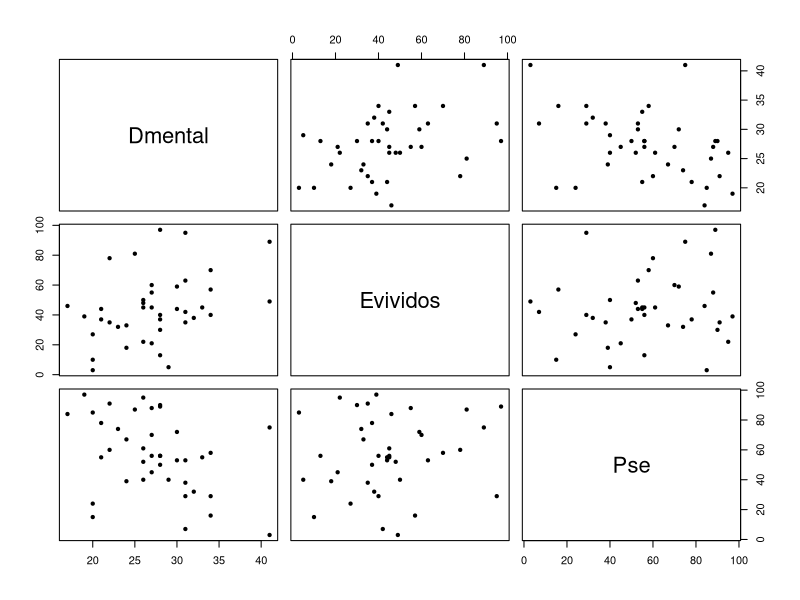
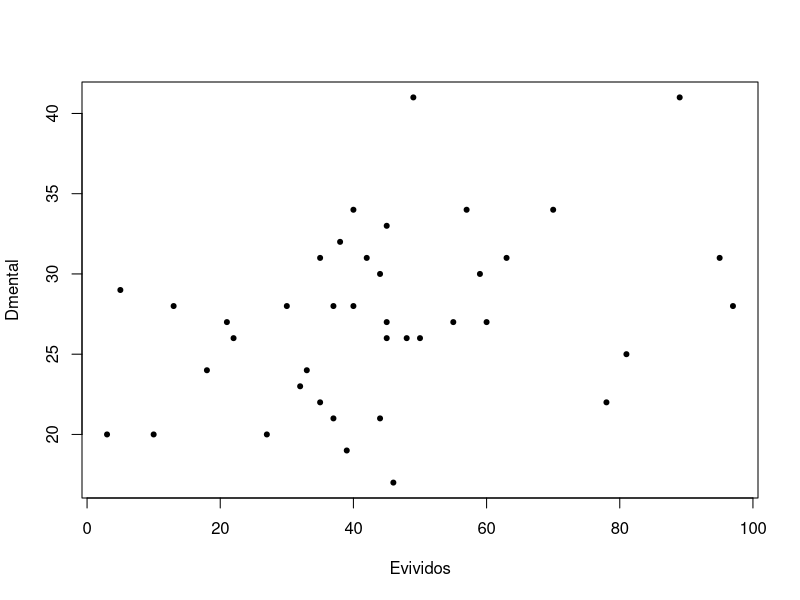
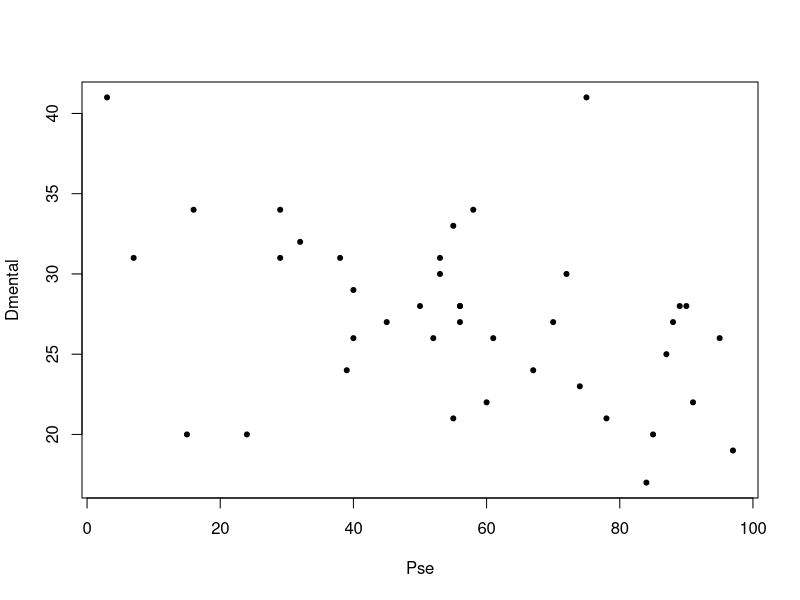
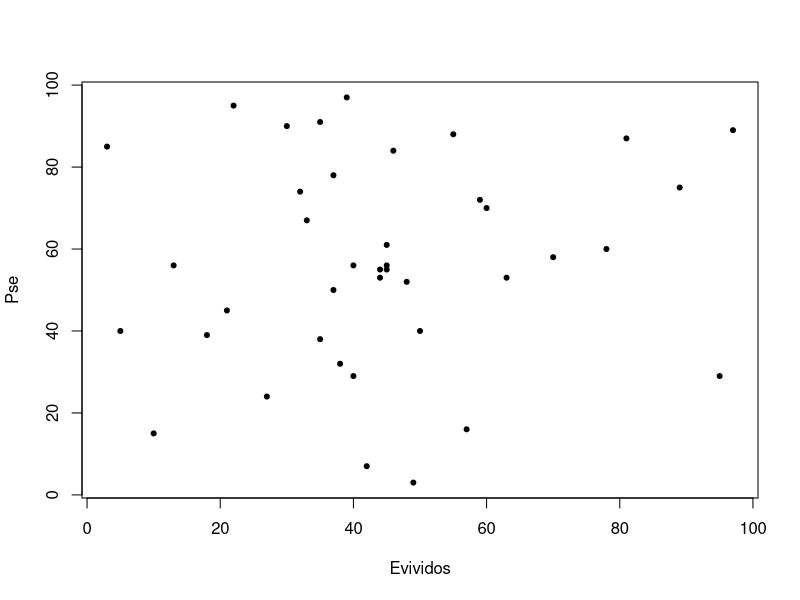
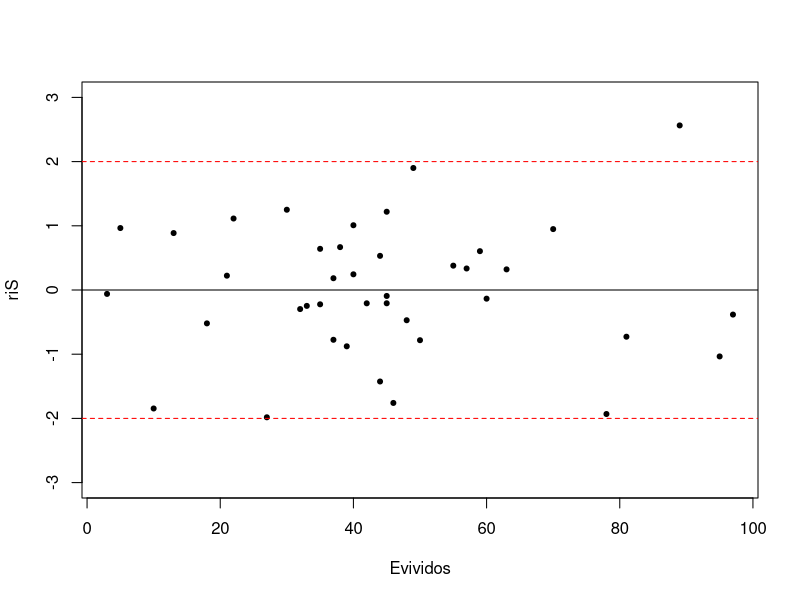
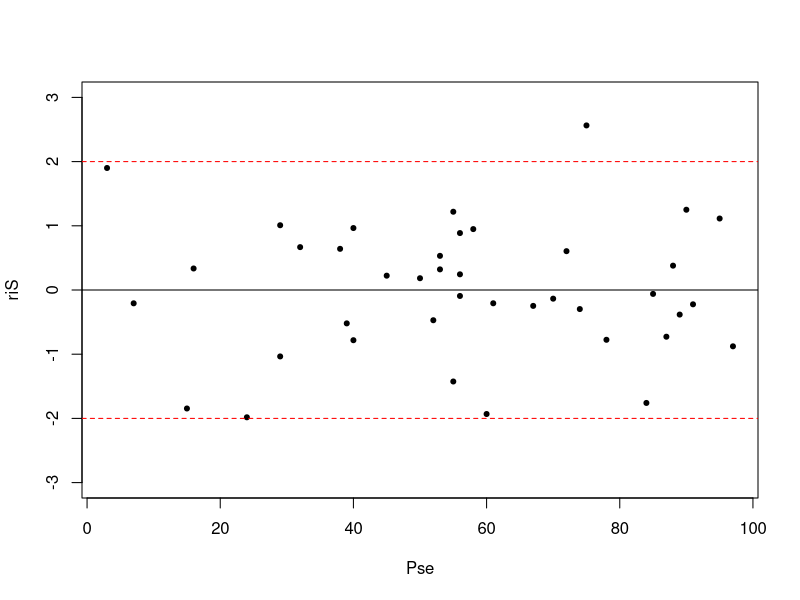
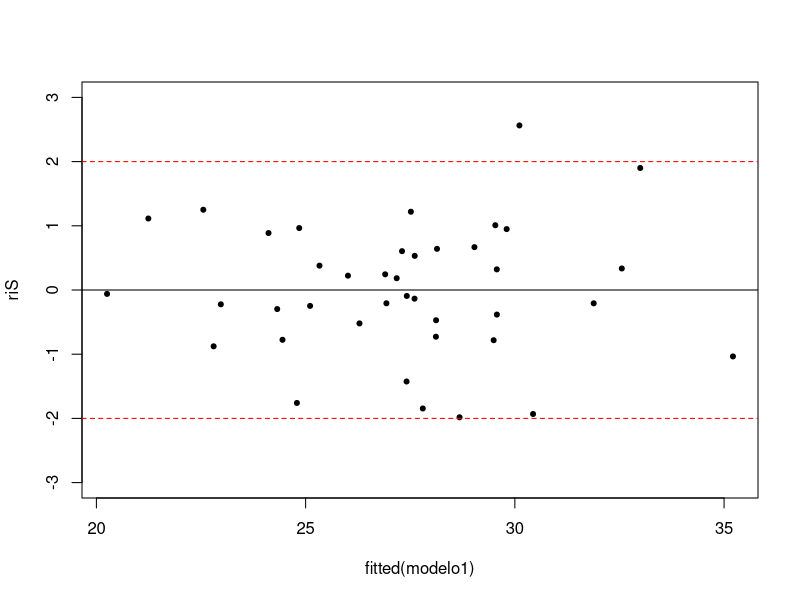
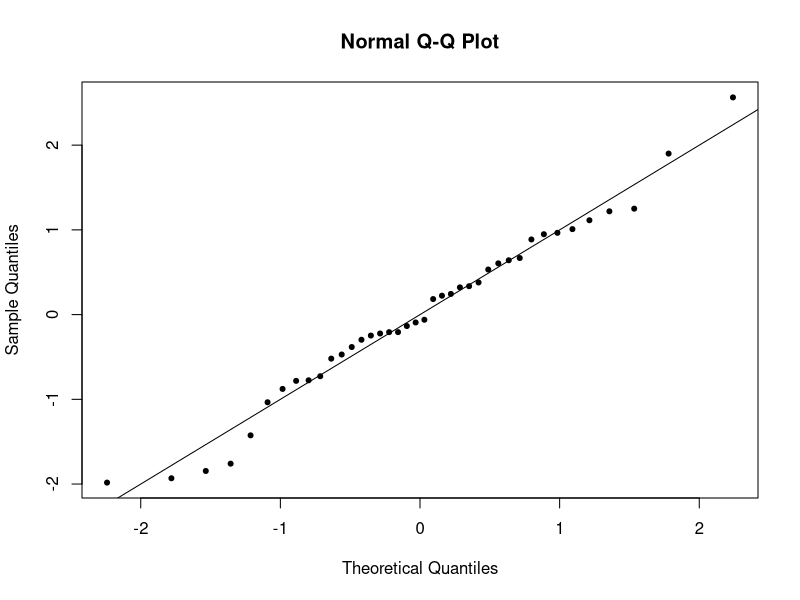

Source code (R) for these figures, in order:
# UNIVERISDDAE FEDERAL FLUMINENSE (UFF)
# INSTITUTO DE MATEMÁTICA E ESTATÍSTICA (IME)
# DEPARTAMENTO DE ESTATÍSTICA (GET)
# AULA PRÁTICA - 22ª AULA DE MODELOS LINEARES I- DATA: 27/09/2019 (LIGRE - LAB. DE ESTATÍSTICA)
# NOTAS DE AULA DO PROF. Dr.JOSÉ RODRIGO DE MORAES
# ASSUNTO: REGRESSÃO LINEAR MÚLTIPLA - TESTE DE SIGNIFICÂNCIA GERAL E INDIVIDUAL, ANÁLISE DOS RESÍDUOS

## ENTRADA DE DADOS
Dmental=c(17,19,20,20,20,21,21,22,22,23,24,24,25,26,26,26,26,27,27,27,27,28,28,28,28,28,29,30,30,31,31,31,31,32,33,34,34,34,41,41)
Evividos=c(46,39,27,3,10,44,37,35,78,32,33,18,81,22,50,48,45,21,55,45,60,97,37,30,13,40,5,59,44,35,95,63,42,38,45,70,57,40,49,89)
Pse=c(84,97,24,85,15,55,78,91,60,74,67,39,87,95,40,52,61,45,88,56,70,89,50,90,56,56,40,72,53,38,29,53,7,32,55,58,16,29,3,75)

#Ultimo exercicio dos slides das aulas 21 e 22

BD = data.frame(Dmental, Evividos, Pse)
str(BD)

pairs(BD, pch = 20)
plot(Dmental~Evividos, pch = 20)
plot(Dmental~Pse, pch = 20)

#Verificando correlação entre as variáveis explicativas (Danos no ajuste do modelo)
plot(Pse~Evividos, pch = 20)


modelo1 = lm(Dmental~Evividos+Pse); summary(modelo1)
confint(modelo1, level = 0.95)
vcov(modelo1)
x = summary(modelo1)
EP_beta = x$coefficients[,2]; EP_beta
VAR_beta = EP_beta ^ 2; round(VAR_beta,4)

ei = resid(modelo1); summary(ei)
riS = rstandard(modelo1); riS



# Análise gráfica dos resíduos --------------------------------------------

plot(riS~Evividos, pch = 20, ylim = c(-3,3)); abline(h=c(-2,0,2),col = c("red","black","red"), lty = c(2,1,2))
plot(riS~Pse, pch = 20, ylim = c(-3,3)); abline(h=c(-2,0,2),col = c("red","black","red"), lty = c(2,1,2))
plot(riS~fitted(modelo1), pch = 20, ylim = c(-3,3)); abline(h=c(-2,0,2),col = c("red","black","red"), lty = c(2,1,2))

qqnorm(riS, pch = 20);abline(0,1)
shapiro.test(riS)
ks.test(riS, pnorm, 0, 1)


# Medida de qualidade de ajuste -------------------------------------------

r2 = x$r.squared; round(r2,4)*100
r = sqrt(r2); round(r,2) # Correlação do Yi e Yichapeu
plot(fitted(modelo1)~Dmental, pch = 20); abline(0,1)
